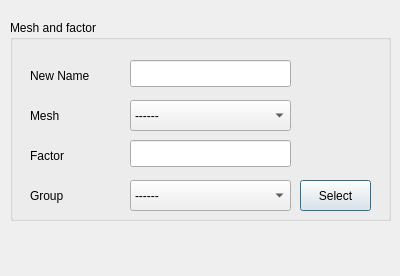
<?xml version="1.0" encoding="UTF-8"?>
<ui version="4.0">
 <class>MCMESHTRANGUI_MultiplyFactorDlg</class>
 <widget class="QDialog" name="MCMESHTRANGUI_MultiplyFactorDlg">
  <property name="geometry">
   <rect>
    <x>0</x>
    <y>0</y>
    <width>400</width>
    <height>276</height>
   </rect>
  </property>
  <property name="sizePolicy">
   <sizepolicy hsizetype="Minimum" vsizetype="Minimum">
    <horstretch>0</horstretch>
    <verstretch>0</verstretch>
   </sizepolicy>
  </property>
  <property name="minimumSize">
   <size>
    <width>400</width>
    <height>276</height>
   </size>
  </property>
  <property name="windowTitle">
   <string>Multiply with Constant Factor</string>
  </property>
  <widget class="QGroupBox" name="groupBox">
   <property name="geometry">
    <rect>
     <x>10</x>
     <y>20</y>
     <width>381</width>
     <height>201</height>
    </rect>
   </property>
   <property name="title">
    <string>Mesh and factor</string>
   </property>
   <widget class="QComboBox" name="mti_cb_mt">
    <property name="geometry">
     <rect>
      <x>120</x>
      <y>80</y>
      <width>161</width>
      <height>31</height>
     </rect>
    </property>
    <item>
     <property name="text">
      <string>------</string>
     </property>
    </item>
   </widget>
   <widget class="QLabel" name="label">
    <property name="geometry">
     <rect>
      <x>20</x>
      <y>80</y>
      <width>91</width>
      <height>31</height>
     </rect>
    </property>
    <property name="text">
     <string>Mesh </string>
    </property>
   </widget>
   <widget class="QLabel" name="label_3">
    <property name="geometry">
     <rect>
      <x>20</x>
      <y>40</y>
      <width>91</width>
      <height>31</height>
     </rect>
    </property>
    <property name="text">
     <string>New Name</string>
    </property>
   </widget>
   <widget class="QLineEdit" name="mti_le_nmt">
    <property name="geometry">
     <rect>
      <x>120</x>
      <y>40</y>
      <width>161</width>
      <height>27</height>
     </rect>
    </property>
   </widget>
   <widget class="QLineEdit" name="mti_le_fct">
    <property name="geometry">
     <rect>
      <x>120</x>
      <y>120</y>
      <width>161</width>
      <height>27</height>
     </rect>
    </property>
   </widget>
   <widget class="QLabel" name="label_4">
    <property name="geometry">
     <rect>
      <x>20</x>
      <y>120</y>
      <width>101</width>
      <height>31</height>
     </rect>
    </property>
    <property name="text">
     <string>Factor</string>
    </property>
   </widget>
   <widget class="QLabel" name="label_17">
    <property name="geometry">
     <rect>
      <x>20</x>
      <y>160</y>
      <width>91</width>
      <height>31</height>
     </rect>
    </property>
    <property name="text">
     <string>Group</string>
    </property>
   </widget>
   <widget class="QComboBox" name="mti_cb_gp">
    <property name="geometry">
     <rect>
      <x>120</x>
      <y>160</y>
      <width>161</width>
      <height>31</height>
     </rect>
    </property>
    <item>
     <property name="text">
      <string>------</string>
     </property>
    </item>
   </widget>
   <widget class="QPushButton" name="mti_pb_gpsl">
    <property name="geometry">
     <rect>
      <x>290</x>
      <y>160</y>
      <width>71</width>
      <height>31</height>
     </rect>
    </property>
    <property name="text">
     <string>Select</string>
    </property>
   </widget>
  </widget>
 </widget>
 <resources/>
 <connections/>
</ui>
